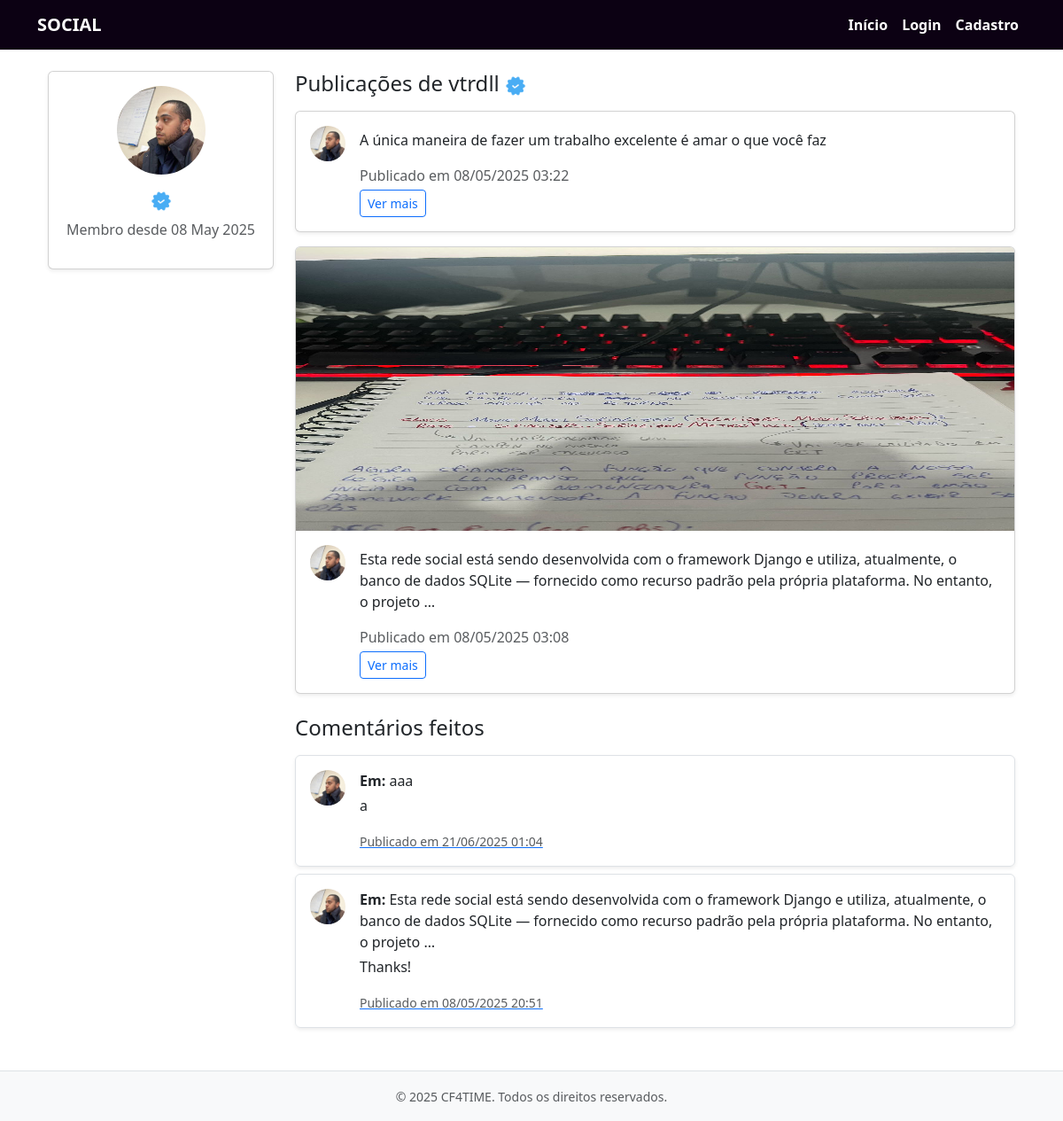
Before: /profile/1/ with the older database file.
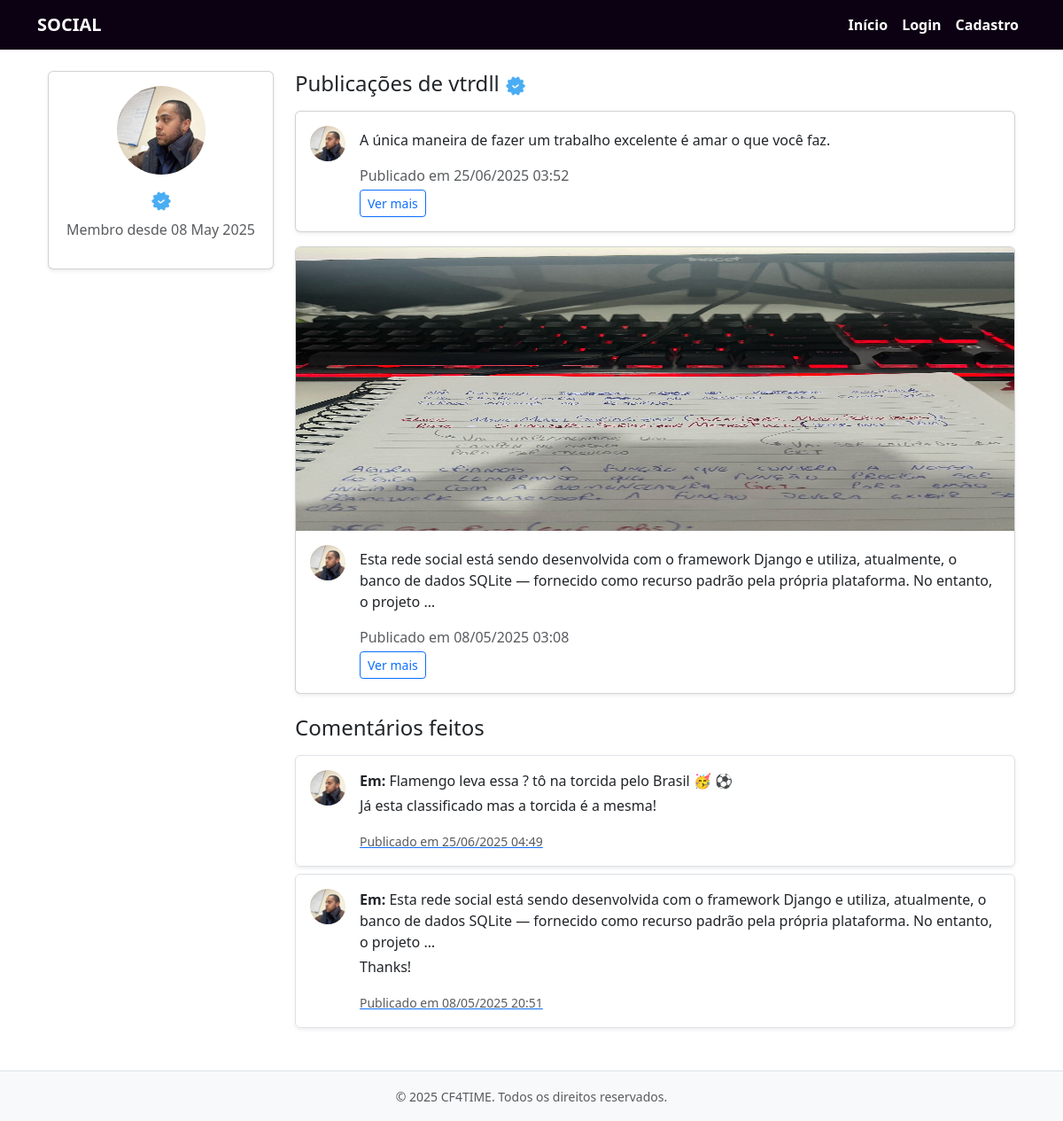
After: the same page with the newer database file.
### Social/models.py (models this page shows, shortened)
class Post(models.Model):
    author= models.ForeignKey(User, on_delete=models.CASCADE, )
    created_at = models.DateTimeField(auto_now=True, auto_created=True)
    text = models.TextField(max_length=2000)
    photo = models.ImageField(upload_to='media_post', null=True, blank= True)
    like = models.ManyToManyField(User,  related_name= 'liked_post')
    video = models.FileField(upload_to='media_post', null = True, blank=True)

class Comment(models.Model):
    author = models.ForeignKey(User, on_delete=models.CASCADE)
    comment = models.TextField(max_length=1000)
    like_comment = models.ManyToManyField(User, related_name='liked_comment')
    created_at = models.DateTimeField(auto_now=True, auto_created=True)
    post  = models.ForeignKey(Post, on_delete=models.CASCADE,)

### account/models.py (models this page shows, shortened)
class Profile (models.Model):
    BOX_CHOICES = (('CF4TIME CAMPINA ', 'CF4TIME CAMPINA'), ('CF4TIME CAMPINA', 'CF4TIME JOCKEY'))
    CATEGORY_CHOICES = (('FITNESS', 'FITNESS'), ('SCALED','SCALED'),('AMADOR', 'AMADOR'), ('RX','RX',), ('MASTER', 'MASTER'))
    user = models.OneToOneField(User, on_delete=models.CASCADE)
    photo = models.ImageField(upload_to='media_profile', null=True, blank=True)
    created_at_profile =  models.DateField(auto_now=True)
    birthday = models.DateField(max_length=50, default=timezone.now)
    weight = models.DecimalField(max_digits= 5, decimal_places = 2, validators=[MaxValueValidator (300), MinValueValidator(0)], default=0)
    height = models.DecimalField(max_digits= 5, decimal_places = 2, validators=[MaxValueValidator (2), MinValueValidator(0)], default=0)
    category = models.CharField(choices= CATEGORY_CHOICES, default= 'EXPERIMENTAL')
    box = models.CharField(choices = BOX_CHOICES, default = 'DEFAULT')

### account/views.py (the view)
# urls.py: path('profile/<int:pk>/', ProfileDetail.as_view(), name='profile-detail'),
class ProfileDetail(DetailView):
    def get(self, request, pk):
        user_profile = get_object_or_404(User, pk=pk)
        posts = Post.objects.filter(author=user_profile).order_by('-created_at')
        comments = Comment.objects.filter(author=user_profile).order_by('-created_at')
        return render(request, 'profile.html', {
            'user_profile': user_profile,
            'posts': posts,
            'comments': comments,
        })

### account/templates/profile.html (shortened to what the changed rows need)
{% extends "base.html" %}
{% load static %}
{% block profile_sidebar %}
<div class="container">
    <div class="row">
{% endblock %}
{% block content %}
<div class="container">
    <div class="row">
        <div class="col-md-9">
            <div class="mb-4">
                {% if posts %}
                    {% for post in posts %}
                        <div class="card mb-3 shadow-sm">
                            {% if post.photo %}
                                <img src="{{ post.photo.url }}" class="card-img-top" alt="Imagem do post" height="320">
                            {% endif %}
                            <div class="card-body d-flex align-items-start">
                                {% if post.author.profile.photo %}
                                    <img src="{{ post.author.profile.photo.url }}" class="rounded-circle me-3" width="40" height="40" style="object-fit: cover;" alt="Autor">
                                {% else %}
                                    <img src="https://via.placeholder.com/40" class="rounded-circle me-3" alt="Sem foto">
                                {% endif %}
                                <div>
                                    <p class="card-text">{{ post.text|truncatewords:30 }}</p>
                                    <p class="text-muted mb-1">Publicado em {{ post.created_at|date:"d/m/Y H:i" }}</p>
                                    <a href="{% url 'post-detail' post.pk %}" class="btn btn-sm btn-outline-primary">Ver mais</a>
                                </div>
                            </div>
                        </div>
                    {% endfor %}
                {% else %}
                    <p class="text-muted">Este usuário ainda não publicou nada.</p>
                {% endif %}
            </div>
            <div class="mb-4">
                {% if comments %}
                    {% for comment in comments %}
                        <div class="list-group-item mb-2 border rounded p-3 shadow-sm d-flex align-items-start">
                            {% if comment.author.profile.photo %}
                                <img src="{{ comment.author.profile.photo.url }}" class="rounded-circle me-3" width="40" height="40" style="object-fit: cover;" alt="Autor">
                            {% else %}
                                <img src="https://via.placeholder.com/40" class="rounded-circle me-3" alt="Sem foto">
                            {% endif %}
                            <div>
                                <p class="mb-1"><strong>Em:</strong> {{ comment.post.text|truncatewords:30 }}</p>
                                <p>{{ comment.comment }}</p>
                                <a href="{% url 'post-detail' comment.post.pk %}">
                                    <small class="text-muted">Publicado em {{ comment.created_at|date:"d/m/Y H:i" }}</small>
                                </a>
                            </div>
                        </div>
                    {% endfor %}
                {% else %}
                    <p class="text-muted">Nenhum comentário feito ainda.</p>
                {% endif %}
            </div>
        </div>
    </div>
</div>
{% endblock %}

Changed rows visible on the page:
removed Comment: author.profile.photo (picture), post.text "aaa", comment "a", created_at "21/06/2025 01:04"
changed Post: text "A única maneira de fazer um trabalho excelente é amar o que você faz" → "A única maneira de fazer um trabalho excelente é amar o que você faz."; created_at "08/05/2025 03:22" → "25/06/2025 03:52"
added Comment: author.profile.photo (picture), post.text "Flamengo leva essa ? tô na torcida pelo Brasil 🥳 ⚽", comment "Já esta classificado mas a torcida é a mesma!", created_at "25/06/2025 04:49"
